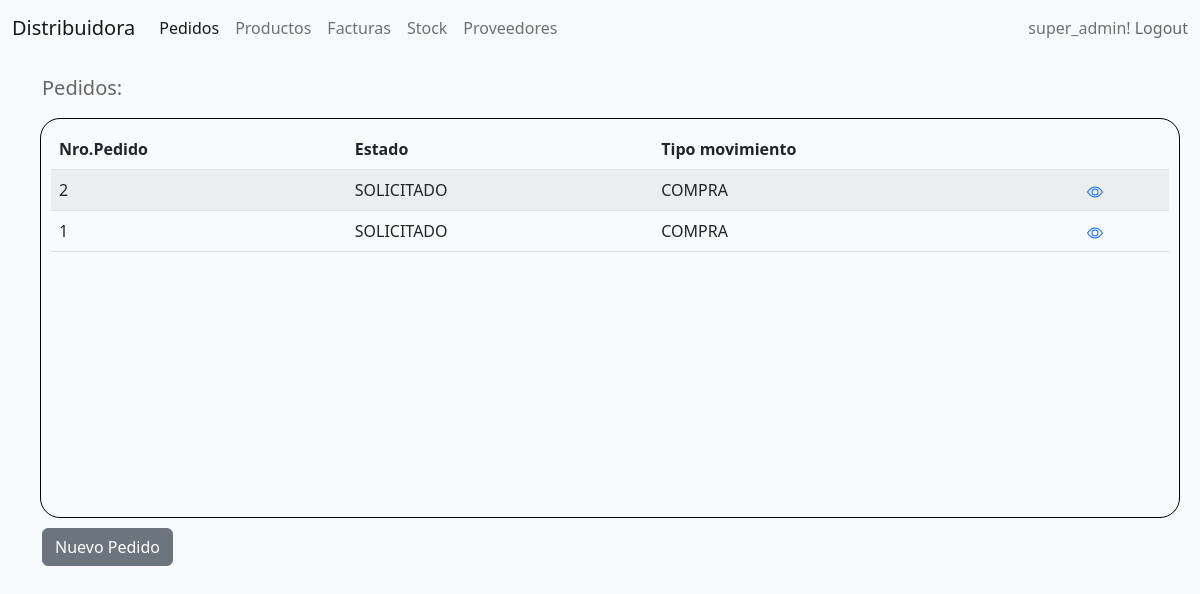
The page /pedidos/ (signed in) on the database its author committed.
### distribuidora_app/models.py (models this page shows, shortened)
class BasicModel(models.Model):
    id=models.AutoField(primary_key= True)
    state = models.BooleanField('Estado', default=True)
    created_date= models.DateField('Fecha de creación',auto_now=False, auto_now_add=True)
    modified_date= models.DateField('Fecha de modificación',auto_now=True, auto_now_add=False)
    deleted_date= models.DateField('Fecha de eliminación',auto_now=True, auto_now_add=False)
    class Meta:
        abstract = True
        verbose_name='Modelo Base'
        verbose_name_plural='Modelos Base'

class PedidoModel (BasicModel):
    TYPE_CHOICES = (
        ('SOLICITADO', 'SOLICITADO'),
        ('CONFIRMADO', 'CONFIRMADO'),
        ('EN PREPARACION', 'EN PREPARACION'),
        ('ANULADO', 'ANULADO'),
        ('EN REPARTO', 'EN REPARTO'),
        ('ENTREGADO', 'ENTREGADO')
    )
    estado = models.CharField(verbose_name='Estado ', choices=TYPE_CHOICES, max_length=20)
    proveedor = models.ForeignKey(ProveedorModel,on_delete=models.CASCADE)
    usuario = models.ForeignKey(User,on_delete=models.CASCADE)
    TYPE_PEDIDO=(('COMPRA','COMPRA'),('VENTA','VENTA'))
    tipo_pedido= models.CharField(verbose_name='Tipo de pedido',choices=TYPE_PEDIDO,max_length=10)
    class Meta:
        verbose_name='Pedido'
        verbose_name_plural= 'Pedidos'

### distribuidora_app/views.py (the view)
# urls.py: path('pedidos/',PedidosView.as_view(),name='pedidos'),
class PedidosView(View):
    def get (self,request,*args,**kwargs):
        HAS_ACCESS=False
        usuario = self.request.user
        context={}
        if usuario.is_authenticated and usuario.is_active:
            if usuario.has_perm('distribuidora_app.view_pedidomodel'):
                HAS_ACCESS=True
                if usuario.is_staff : #empleados
                    pedidos_list=PedidoModel.objects.filter(state=True).order_by('-id')
                else :
                    if usuario.perfil.is_proveedor:
                        pedidos_list=PedidoModel.objects.filter(state=True,proveedor=usuario.perfil.proveedor).order_by('-id')
                    elif usuario.perfil.is_cliente:
                        pedidos_list=PedidoModel.objects.filter(state=True,usuario=usuario).order_by('-id')
                context['HAS_ACCESS']= HAS_ACCESS
                context['pedidos_list']=pedidos_list
                return render(request,'app/pedidos/pedidos.html',context )
            else:
                return redirect ('no_autorizado')
        else:
            return redirect ('landing_home')

### distribuidora_app/templates/app/pedidos/pedidos.html (shortened to what this page needs)
{%extends 'core_template/base_generic.html' %}
{%load static%}
{%block css%}
<link href="{% static 'css/proveedores.css' %}" rel="stylesheet" type="text/css" >
{%endblock%}
{%block content%}
{% if  HAS_ACCESS %}
<div class="container  ">
    <div class="row ">
        <h5>Pedidos:</h5>
        <div class="col col-12 tabla_proveedores ">
            <table class="table table-striped ">
                <thead>
                    <tr>
                        <th>
                            Nro.Pedido
                        </th>
                        <th>
                            Estado
                        </th>
                        <th>
                            Tipo movimiento
                        </th>
                        <th>
                        </th>
                    </tr>
                </thead>
                <tbody>
                    {%if pedidos_list%}
                        {%for pedido in pedidos_list%}
                    <tr>
                        <td>
                            {{pedido.id}}
                        </td>
                        <td>
                            {{pedido.estado}}
                        </td>
                        <td>
                            {{pedido.tipo_pedido}}
                        </td>
                        <td>
                            <a href="{%url 'pedidos_detalle' pedido.id  %}">
                            </a>
                        </td>
                    </tr>
                        {%endfor%}
                    {%endif%}
                </tbody>
              </table>
        </div>
    </div>
<a href="{%url 'pedido_create'%}" class="btn btn-secondary">Nuevo Pedido</a>
</div>
{%endif%}
{%endblock%}

### distribuidora_app/templates/app/nav.html (shortened to what this page needs)
<header>
    <nav class="navbar navbar-expand-lg bg-light">
        <div class="container-fluid">
          <a class="navbar-brand" href="{%url 'home-app'%}">Distribuidora</a>
          <div class="collapse navbar-collapse" id="navbarText">
            <ul class="navbar-nav me-auto mb-2 mb-lg-0">
              {% if perms.distribuidora_app.view_pedidomodel %}
              <li class="nav-item">
                <a class="nav-link {% if request.path == '/pedidos/'  or request.path == '/pedidos_create/'%} active {% endif %}" aria-current="page" href="{%url 'pedidos'%}">Pedidos</a>
              </li>
              {%endif%}
              {% if perms.distribuidora_app.view_productomodel %}
              <li class="nav-item">
                <a class="nav-link {% if request.path == '/productos/' %} active {% endif %} " aria-current="page" href="{%url 'productos'%}">Productos</a>
              </li>
              {%endif%}
              <li class="nav-item">
                <a class="nav-link" href="#">Facturas</a>
              </li>
              {% if request.user.is_staff %}
              {% if perms.distribuidora_app.view_almacenmodel %}
              <li class="nav-item">
                <a class="nav-link" href="#">Stock</a>
              </li>
              {%endif%}
              {% if perms.distribuidora_app.view_proveedormodel %}
              <li class="nav-item">
                <a class="nav-link {% if request.path == '/proveedores/' %} active {% endif %}" href="{%url 'proveedores'%}">Proveedores</a>
              </li>
              {%endif%}
              {%endif%}
            </ul>
            <span class="navbar-text">
                {{request.user}}!
            </span>
            <span><a class="nav-link" href="{%url 'logout'%}">&nbspLogout</a></span>
          </div>
        </div>
      </nav>
</header>

### distribuidora/static/css/base.css (style rules this page uses)
body { color: #666; background-color:rgba(199, 215, 221, 0.1) ; }

### distribuidora_app/static/css/proveedores.css (style rules this page uses)
.tabla_proveedores { width: 100%; border: 1px solid black; height: 400px; margin: 10px; padding: 10px; overflow-y: scroll; border-radius: 20px; }
.container .row h5 { margin-top: 20px; }

### rows shown on the page
PedidoModel: id "2", estado "SOLICITADO", tipo_pedido "COMPRA"
PedidoModel: id "1", estado "SOLICITADO", tipo_pedido "COMPRA"

### other values the page prints
{{ request.user }} "super_admin"
